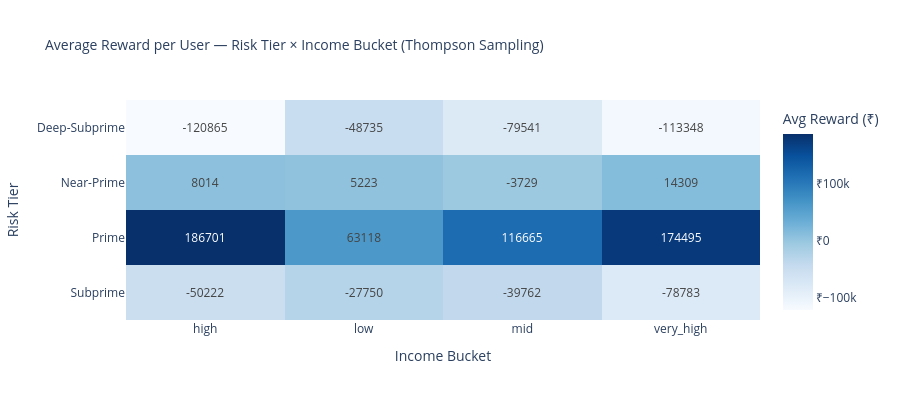

Here is the notebook cell this chart was saved with:
### Markdown cell above
## Step 5: Visualize Cohort Heatmap

Create an interactive heatmap showing average reward per user by risk tier and income bucket.

### Code cell
if cohort1 is not None:
    # Pivot: risk_tier as rows, income_bucket as columns, avg_reward_per_user as values
    pivot = cohort1.pivot(
        index="risk_tier",
        columns="income_bucket",
        values="avg_reward_per_user"
    )
    
    print("Pivoted Cohort Data (avg_reward_per_user):")
    print(pivot)
    print()
    
    # Create heatmap
    fig = px.imshow(
        pivot,
        color_continuous_scale="Blues",
        title="Average Reward per User — Risk Tier × Income Bucket (Thompson Sampling)",
        text_auto=".0f",
        aspect="auto",
        labels=dict(x="Income Bucket", y="Risk Tier", color="Avg Reward (₹)")
    )
    
    fig.update_coloraxes(colorbar_tickprefix="₹")
    fig.update_layout(
        height=400,
        font=dict(size=12),
        title_font_size=14,
        xaxis_title="Income Bucket",
        yaxis_title="Risk Tier"
    )
    
    fig.show()
    
    # Save the figure
    heatmap_html_path = PROJECT_ROOT / "data" / "cohort_heatmap.html"
    fig.write_html(heatmap_html_path)
    print(f"✓ Saved heatmap HTML to {heatmap_html_path}")
else:
    print("Cohort1 data not available - skipping heatmap generation")

### Figure 1 — Plotly figure (JSON) as saved in the notebook; plotly's stock layout.template omitted (floating-point values rounded to 4 significant figures)
{"data": [{"coloraxis": "coloraxis", "hovertemplate": "Income Bucket: %{x}<br>Risk Tier: %{y}<br>Avg Reward (₹): %{z}<extra></extra>", "name": "0", "texttemplate": "%{z:.0f}", "type": "heatmap", "x": ["high", "low", "mid", "very_high"], "xaxis": "x", "y": ["Deep-Subprime", "Near-Prime", "Prime", "Subprime"], "yaxis": "y", "z": [[-120900.0, -48730.0, -79540.0, -113300.0], [8014.0, 5223.0, -3729.0, 14310.0], [186700.0, 63120.0, 116700.0, 174500.0], [-50220.0, -27750.0, -39760.0, -78780.0]]}], "layout": {"coloraxis": {"colorbar": {"tickprefix": "₹", "title": {"text": "Avg Reward (₹)"}}, "colorscale": [[0, "rgb(247,251,255)"], [0.125, "rgb(222,235,247)"], [0.25, "rgb(198,219,239)"], [0.375, "rgb(158,202,225)"], [0.5, "rgb(107,174,214)"], [0.625, "rgb(66,146,198)"], [0.75, "rgb(33,113,181)"], [0.875, "rgb(8,81,156)"], [1, "rgb(8,48,107)"]]}, "font": {"size": 12}, "height": 400, "title": {"font": {"size": 14}, "text": "Average Reward per User — Risk Tier × Income Bucket (Thompson Sampling)"}, "xaxis": {"anchor": "y", "domain": [0, 1], "title": {"text": "Income Bucket"}}, "yaxis": {"anchor": "x", "autorange": "reversed", "domain": [0, 1], "title": {"text": "Risk Tier"}}}}
